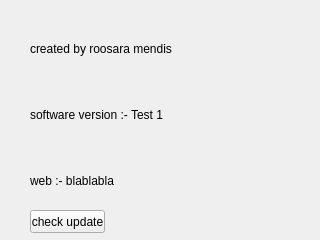
<?xml version="1.0" encoding="UTF-8"?>
<ui version="4.0">
 <class>Frame</class>
 <widget class="QFrame" name="Frame">
  <property name="geometry">
   <rect>
    <x>0</x>
    <y>0</y>
    <width>320</width>
    <height>240</height>
   </rect>
  </property>
  <property name="windowTitle">
   <string>Frame</string>
  </property>
  <widget class="QLabel" name="info">
   <property name="geometry">
    <rect>
     <x>30</x>
     <y>30</y>
     <width>261</width>
     <height>171</height>
    </rect>
   </property>
   <property name="text">
    <string>&lt;html&gt;&lt;head/&gt;&lt;body&gt;&lt;p&gt;created by roosara mendis&lt;/p&gt;&lt;p&gt;&lt;br/&gt;&lt;/p&gt;&lt;p&gt;software version :- Test 1&lt;/p&gt;&lt;p&gt;&lt;br/&gt;&lt;/p&gt;&lt;p&gt;web :- blablabla&lt;/p&gt;&lt;/body&gt;&lt;/html&gt;</string>
   </property>
  </widget>
  <widget class="QPushButton" name="checkupdate">
   <property name="geometry">
    <rect>
     <x>30</x>
     <y>210</y>
     <width>75</width>
     <height>23</height>
    </rect>
   </property>
   <property name="text">
    <string>check update</string>
   </property>
  </widget>
 </widget>
 <resources/>
 <connections/>
</ui>
